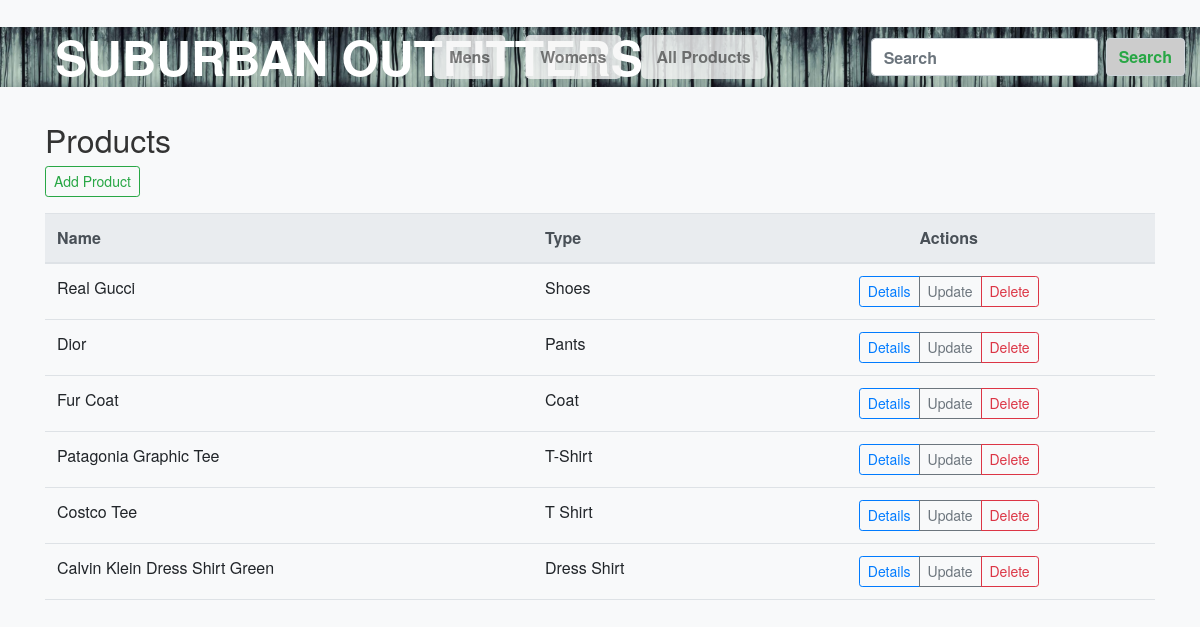
/customers/product_list/, run on the app's committed database.
### customer/models.py (models this page shows, shortened)
class Product(models.Model):
    GENDER_CHOICES = (
        ('M', 'Men'),
        ('W', 'Women'),
    )
    productName = models.CharField(max_length=200)
    productType = models.CharField(max_length=200)
    price = models.DecimalField(max_digits=10, decimal_places=2, default=0.00)
    gender = models.CharField(max_length=1, choices=GENDER_CHOICES, default='M')
    description = models.TextField(default='No description provided.')
    size = models.CharField(max_length=50, blank=True)
    quantity = models.IntegerField(default=0)
    image = models.ImageField(upload_to='product_images/', default='default.jpg')

### customer/views.py (the view)
# urls.py: path('product_list/', views.ProductListView.as_view(), name='product_list'),
class ProductListView(View):
    def get(self, request):
        products = Product.objects.all()
        context = {
            'products': products
        }
        return render(request, 'product_list.html', context=context)

### customer/context_processors.py (called while the page is built)
def categories(request):
    return {
        'categories': Category.objects.all()
    }

### templates/product_list.html (shortened to what this page needs)
{% load static %}
<!DOCTYPE html>
<html>
<head>
    <link rel="stylesheet" href="https://stackpath.bootstrapcdn.com/bootstrap/4.5.2/css/bootstrap.min.css">
    <link rel="stylesheet" href="{% static 'css/styles.css' %}">
</head>
<body>
    {% include "nav.html" %}
    <div class="container mt-3">
        <a href="{% url 'product_list' %}" class="text-decoration-none">
            <h2>Products</h2>
        </a>
        <a href="{% url 'product_add' %}" class="btn btn-outline-success btn-sm mb-3">Add Product</a>
        <div class="table-responsive">
            <table class="table">
                <thead class="thead-light">
                    <tr>
                        <th>Name</th>
                        <th>Type</th>
                        <th class="text-center">Actions</th>
                    </tr>
                </thead>
                <tbody>
                    {% for product in products %}
                    <tr>
                        <td>{{ product.productName }}</td>
                        <td>{{ product.productType }}</td>
                        <td class="text-center">
                            <div class="btn-group" role="group" aria-label="Basic example">
                                <a href="{% url 'product_details' product.id %}" class="btn btn-outline-primary btn-sm">Details</a>
                                <a href="{% url 'product_update' product.id %}" class="btn btn-outline-secondary btn-sm">Update</a>
                                <a href="{% url 'product_delete' product.id %}" class="btn btn-outline-danger btn-sm">Delete</a>
                            </div>
                        </td>
                    </tr>
                    {% empty %}
                    <tr>
                        <td colspan="3">No products found.</td>
                    </tr>
                    {% endfor %}
                </tbody>
            </table>
        </div>
    </div>
</body>
</html>

### static/css/styles.css (style rules this page uses)
body { background-color: #f8f9fa; color: #333; font-family: 'Helvetica Neue', Helvetica, Arial, sans-serif; margin-top: 120px; }
h1, h2, h3, h4, h5, h6 { color: #333; }
.mt-3 { margin-top: 1rem; }
.mb-3 { margin-bottom: 1rem; }
table { border-collapse: collapse; width: 100%; }
th, td { text-align: left; padding: 8px; border-bottom: 1px solid #dee2e6; }
th { background-color: #007bff; color: white; }

### data on the page
Product: productName "Real Gucci", productType "Shoes"
Product: productName "Dior", productType "Pants"
Product: productName "Fur Coat", productType "Coat"
Product: productName "Patagonia Graphic Tee", productType "T-Shirt"
Product: productName "Costco Tee", productType "T Shirt"
Product: productName "Calvin Klein Dress Shirt Green", productType "Dress Shirt"
